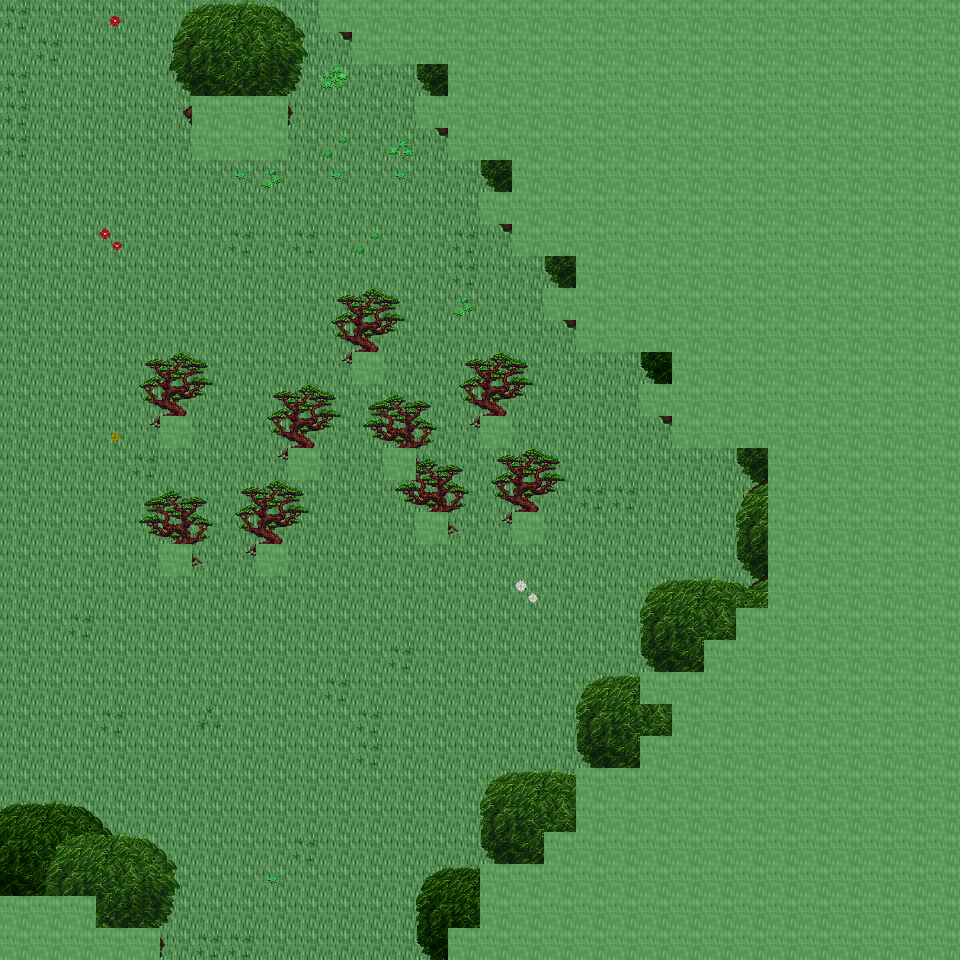

Below is a game level as drawn by its tile map, then a one-line description and the .tmx that defines it (tile-layer data replaced by summaries):
An orthogonal 30x30 tile map with 32x32 px tiles, 6 tile layers (Ground, Object, Object2, Above, ...), 19 tilesets and 2 objects (2x mapExit).

<map version="1.0" orientation="orthogonal" renderorder="right-down" width="30" height="30" tilewidth="32" tileheight="32" nextobjectid="3">
  <tileset firstgid="1" name="tileset_ground_ground" tilewidth="32" tileheight="32" tilecount="33" columns="3">
    <image source="../drawable/tileset_ground_ground.png" width="96" height="352" />
  </tileset>
  <tileset firstgid="34" name="tileset_plant_grasses" tilewidth="32" tileheight="32" tilecount="6" columns="3">
    <image source="../drawable/tileset_plant_grasses.png" width="96" height="64" />
  </tileset>
  <tileset firstgid="40" name="tileset_plant_flower_daisy_blue" tilewidth="32" tileheight="32" tilecount="8" columns="2">
    <image source="../drawable/tileset_plant_flower_daisy_blue.png" width="64" height="128" />
  </tileset>
  <tileset firstgid="48" name="tileset_plant_flower_daisy_yellow" tilewidth="32" tileheight="32" tilecount="8" columns="2">
    <image source="../drawable/tileset_plant_flower_daisy_yellow.png" width="64" height="128" />
  </tileset>
  <tileset firstgid="56" name="tileset_plant_flower_daisy_red" tilewidth="32" tileheight="32" tilecount="8" columns="2">
    <image source="../drawable/tileset_plant_flower_daisy_red.png" width="64" height="128" />
  </tileset>
  <tileset firstgid="64" name="tileset_plant_flower_daisy_white" tilewidth="32" tileheight="32" tilecount="8" columns="2">
    <image source="../drawable/tileset_plant_flower_daisy_white.png" width="64" height="128" />
  </tileset>
  <tileset firstgid="72" name="tileset_logic_collision" tilewidth="32" tileheight="32" tilecount="1" columns="1">
    <image source="../drawable/tileset_logic_collision.png" width="32" height="32" />
  </tileset>
  <tileset firstgid="73" name="tileset_plant_tree_tree_green" tilewidth="32" tileheight="32" tilecount="88" columns="8">
    <image source="../drawable/tileset_plant_tree_tree_green.png" width="256" height="352" />
  </tileset>
  <tileset firstgid="161" name="tileset_logic_item_resources" tilewidth="32" tileheight="32" tilecount="6" columns="6">
    <image source="../drawable/tileset_logic_item_resources.png" width="192" height="32" />
  </tileset>
  <tileset firstgid="167" name="tileset_item_statue_broken_green_column" tilewidth="32" tileheight="32" tilecount="2" columns="1">
    <image source="../drawable/tileset_item_statue_broken_green_column.png" width="32" height="64" />
  </tileset>
  <tileset firstgid="169" name="tileset_plant_tree_spruce" tilewidth="32" tileheight="32" tilecount="6" columns="2">
    <image source="../drawable/tileset_plant_tree_spruce.png" width="64" height="96" />
  </tileset>
  <tileset firstgid="175" name="tileset_plant_tree_pine_snowy" tilewidth="32" tileheight="32" tilecount="6" columns="2">
    <image source="../drawable/tileset_plant_tree_pine_snowy.png" width="64" height="96" />
  </tileset>
  <tileset firstgid="181" name="tileset_logic_creature_ent" tilewidth="32" tileheight="32" tilecount="4" columns="4">
    <image source="../drawable/tileset_logic_creature_ent.png" width="128" height="32" />
  </tileset>
  <tileset firstgid="185" name="tileset_logic_item_mushroom" tilewidth="32" tileheight="32" tilecount="6" columns="6">
    <image source="../drawable/tileset_logic_item_mushroom.png" width="192" height="32" />
  </tileset>
  <tileset firstgid="191" name="tileset_plant_star_shaped_plants" tilewidth="32" tileheight="32" tilecount="6" columns="2">
    <image source="../drawable/tileset_plant_star_shaped_plants.png" width="64" height="96" />
  </tileset>
  <tileset firstgid="197" name="tileset_plant_tree_tree_darkgreen" tilewidth="32" tileheight="32" tilecount="88" columns="8">
    <image source="../drawable/tileset_plant_tree_tree_darkgreen.png" width="256" height="352" />
  </tileset>
  <tileset firstgid="285" name="tileset_plant_stump_stump_pale_brown" tilewidth="32" tileheight="32" tilecount="4" columns="2">
    <image source="../drawable/tileset_plant_stump_stump_pale_brown.png" width="64" height="64" />
  </tileset>
  <tileset firstgid="289" name="tileset_plant_tree_umbrella_thorn" tilewidth="32" tileheight="32" tilecount="18" columns="6">
    <image source="../drawable/tileset_plant_tree_umbrella_thorn.png" width="192" height="96" />
  </tileset>
  <tileset firstgid="307" name="tileset_logic_item_fruits" tilewidth="32" tileheight="32" tilecount="16" columns="8">
    <image source="../drawable/tileset_logic_item_fruits.png" width="256" height="64" />
  </tileset>
  <layer name="Ground" width="30" height="30">
    <data>[900 cells, 900 non-empty, 1 distinct tile ids]</data>
  </layer>
  <layer name="Object" width="30" height="30">
    <data>[900 cells, 272 non-empty, 36 distinct tile ids]</data>
  </layer>
  <layer name="Object2" width="30" height="30">
    <data>[900 cells, 5 non-empty, 5 distinct tile ids]</data>
  </layer>
  <layer name="Above" width="30" height="30">
    <data>[900 cells, 448 non-empty, 63 distinct tile ids]</data>
  </layer>
  <layer name="Above2" width="30" height="30">
    <data>[900 cells, 40 non-empty, 20 distinct tile ids]</data>
  </layer>
  <layer name="Walkable" width="30" height="30">
    <data>[900 cells, 376 non-empty, 1 distinct tile ids]</data>
  </layer>
  <objectgroup name="MapEvents">
    <object id="1" name="north" type="mapExit" x="0" y="0" width="320" height="32">
      <properties>
        <property name="map" value="level_0_x102_y147" />
        <property name="x" value="0" />
        <property name="y" value="28" />
      </properties>
    </object>
    <object id="2" name="south" type="mapExit" x="160" y="928" width="288" height="32">
      <properties>
        <property name="map" value="level_0_x102_y149" />
        <property name="x" value="5" />
        <property name="y" value="1" />
      </properties>
    </object>
  </objectgroup>
</map>
